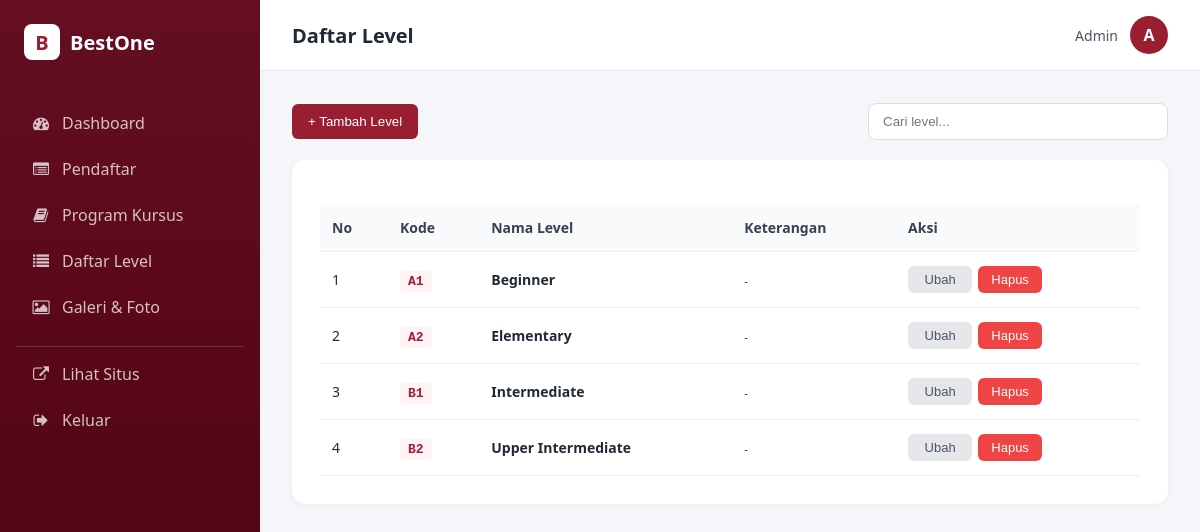
The page /admin/level (signed in) on the database its author committed.
### models/database.py (models this page shows, shortened)
class Level(db.Model):
    __tablename__ = 'level'
    id = db.Column(db.Integer, primary_key=True)
    kode = db.Column(db.String(20), nullable=False, unique=True)
    nama = db.Column(db.String(100), nullable=False)
    keterangan = db.Column(db.Text, nullable=True)
    program_id = db.Column(db.Integer, db.ForeignKey('program_kursus.id'), nullable=True)
    program = db.relationship('ProgramKursus', backref=db.backref('daftar_level', lazy=True))
    dibuat_pada = db.Column(db.DateTime, default=datetime.utcnow)

### routes/admin/level.py (the view)
@level_bp.route('/level')
def daftar_level():
    cek = cek_login()
    if cek: return cek
    daftar_level = Level.query.order_by(Level.kode).all()
    return render_template('admin/level.html', daftar_level=daftar_level)

### app.py (called while the page is built)
@app.before_request
def force_https():
    if request.headers.get("X-Forwarded-Proto") == "https":
        request.environ["wsgi.url_scheme"] = "https"

### routes/admin/level.py (called while the page is built)
def cek_login():
    if not session.get('admin_logged_in'):
        return redirect(url_for('login.login'))

### templates/admin/level.html (shortened to what this page needs)
{% extends "admin/base_admin.html" %}
{% block judul_halaman %}Daftar Level{% endblock %}
{% block isi %}
<div class="bar-atas">
  <button class="btn-utama" id="btnBukaTambah">+ Tambah Level</button>
  <div class="pencarian">
    <input type="text" id="cariLevel" placeholder="Cari level..." class="form-input">
  </div>
</div>
<div class="kartu-biasa">
  <div class="tabel-wrapper">
    <table class="tabel-data" id="tabelLevel">
      <thead>
        <tr>
          <th>No</th>
          <th>Kode</th>
          <th>Nama Level</th>
          <th>Keterangan</th>
          <th>Aksi</th>
        </tr>
      </thead>
      <tbody>
        {% for lv in daftar_level %}
        <tr class="baris-level">
          <td>{{ loop.index }}</td>
          <td><span class="kode-level">{{ lv.kode }}</span></td>
          <td><strong>{{ lv.nama }}</strong></td>
          <td><small>{{ lv.keterangan[:60] ~ '...' if lv.keterangan and lv.keterangan|length > 60 else (lv.keterangan or '-') }}</small></td>
          <td>
            <div class="tombol-aksi">
              <button class="btn-sm btn-abu"
                data-id="{{ lv.id }}"
                data-kode="{{ lv.kode }}"
                data-nama="{{ lv.nama }}"
                data-keterangan="{{ lv.keterangan or '' }}"
                onclick="bukaModalEdit(this)">Ubah</button>
              <form method="POST" action="{{ url_for('admin_level.hapus', level_id=lv.id) }}" class="form-hapus" onsubmit="return confirm('Yakin hapus level ini?')">
                <button type="submit" class="btn-sm btn-merah">Hapus</button>
              </form>
            </div>
          </td>
        </tr>
        {% else %}
        <tr>
          <td colspan="5" class="kosong">Belum ada level. Klik "Tambah Level" untuk memulai.</td>
        </tr>
        {% endfor %}
      </tbody>
    </table>
  </div>
</div>
{% endblock %}

### static/css/admin/base.css (style rules this page uses)
* { margin: 0; padding: 0; box-sizing: border-box; }
body { font-family: system-ui, -apple-system, sans-serif; background: #f4f6f9; color: #1f2937; min-height: 100vh; }
.kartu-biasa { background: white; padding: 28px; border-radius: 14px; box-shadow: 0 2px 6px rgba(0,0,0,0.04); margin-bottom: 24px; }
.tabel-wrapper { overflow-x: auto; margin-top: 16px; }
.tabel-data { width: 100%; border-collapse: collapse; }
.tabel-data th, .tabel-data td { padding: 14px 12px; text-align: left; border-bottom: 1px solid #f0f0f0; font-size: 14px; }
.tabel-data th { background: #f9fafb; font-weight: 600; color: #374151; }

### templates/admin/level.html (style rules this page uses)
.bar-atas { display: flex; justify-content: space-between; align-items: center; gap: 16px; margin-bottom: 20px; flex-wrap: wrap; }
.pencarian { max-width: 300px; width: 100%; }
.form-input { width: 100%; padding: 10px 14px; border: 1px solid #ddd; border-radius: 8px; box-sizing: border-box; }
.kode-level { font-family: monospace; font-weight: bold; color: #991e32; background: #fef2f4; padding: 3px 8px; border-radius: 4px; font-size: 13px; }
.tombol-aksi { display: flex; gap: 6px; align-items: center; }
.form-hapus { margin: 0; }
.btn-sm { padding: 6px 12px; border-radius: 6px; border: none; cursor: pointer; font-size: 13px; text-decoration: none; display: inline-block; }
.btn-utama { background: #991e32; color: white; border: none; cursor: pointer; padding: 10px 16px; border-radius: 6px; }
.btn-abu { background: #e5e7eb; color: #4b5563; min-width: 64px; }
.btn-merah { background: #ef4444; color: white; min-width: 64px; }

### rows shown on the page
Level: kode "A1", nama "Beginner", keterangan "-"
Level: kode "A2", nama "Elementary", keterangan "-"
Level: kode "B1", nama "Intermediate", keterangan "-"
Level: kode "B2", nama "Upper Intermediate", keterangan "-"
